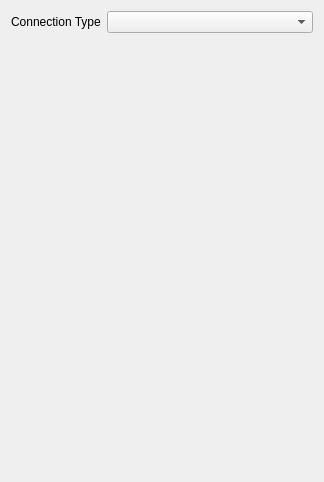
<?xml version="1.0" encoding="UTF-8"?>
<ui version="4.0">
 <class>Plugins::OpenSpeedShop::ConnectionWidget</class>
 <widget class="QWidget" name="Plugins::OpenSpeedShop::ConnectionWidget">
  <property name="geometry">
   <rect>
    <x>0</x>
    <y>0</y>
    <width>324</width>
    <height>482</height>
   </rect>
  </property>
  <property name="windowTitle">
   <string>Form</string>
  </property>
  <layout class="QVBoxLayout" name="verticalLayout">
   <item>
    <layout class="QHBoxLayout" name="horizontalLayout">
     <item>
      <widget class="QLabel" name="lblConnectionType">
       <property name="text">
        <string>Connection Type</string>
       </property>
      </widget>
     </item>
     <item>
      <widget class="QComboBox" name="cmbConnectionType">
       <property name="sizePolicy">
        <sizepolicy hsizetype="Expanding" vsizetype="Fixed">
         <horstretch>0</horstretch>
         <verstretch>0</verstretch>
        </sizepolicy>
       </property>
      </widget>
     </item>
    </layout>
   </item>
   <item>
    <widget class="QStackedWidget" name="stackedWidget"/>
   </item>
  </layout>
 </widget>
 <resources/>
 <connections/>
</ui>
